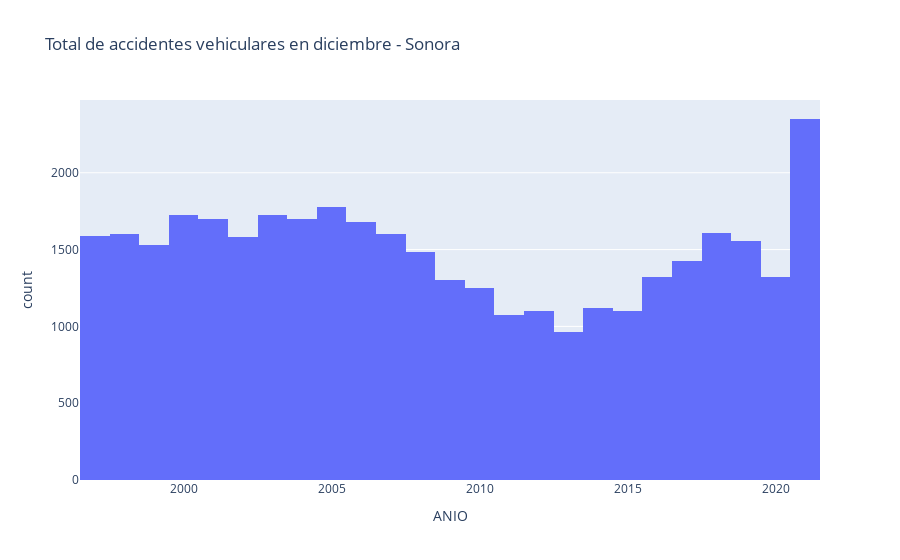

Here is the notebook cell this chart was saved with:
### Markdown cell above
Vamos a analizar la distribucion de los datos con personas alcolizadas

### Code cell
fig = px.histogram(df_Sonora[df_Sonora["MES"] == 12], x="ANIO", title="Total de accidentes vehiculares en diciembre - Sonora")
fig.show()

### Figure 1 — Plotly figure (JSON) as saved in the notebook; plotly's stock layout.template omitted (floating-point values rounded to 4 significant figures; data arrays with more than 128 entries replaced by an {"elided": "..."} marker saying what was removed)
{"data": [{"alignmentgroup": "True", "bingroup": "x", "hovertemplate": "ANIO=%{x}<br>count=%{y}<extra></extra>", "legendgroup": "", "marker": {"color": "#636efa", "pattern": {"shape": ""}}, "name": "", "offsetgroup": "", "orientation": "v", "showlegend": false, "type": "histogram", "x": {"elided": "37170 int values"}, "xaxis": "x", "yaxis": "y"}], "layout": {"barmode": "relative", "legend": {"tracegroupgap": 0}, "title": {"text": "Total de accidentes vehiculares en diciembre - Sonora"}, "xaxis": {"anchor": "y", "domain": [0, 1], "title": {"text": "ANIO"}}, "yaxis": {"anchor": "x", "domain": [0, 1], "title": {"text": "count"}}}}
